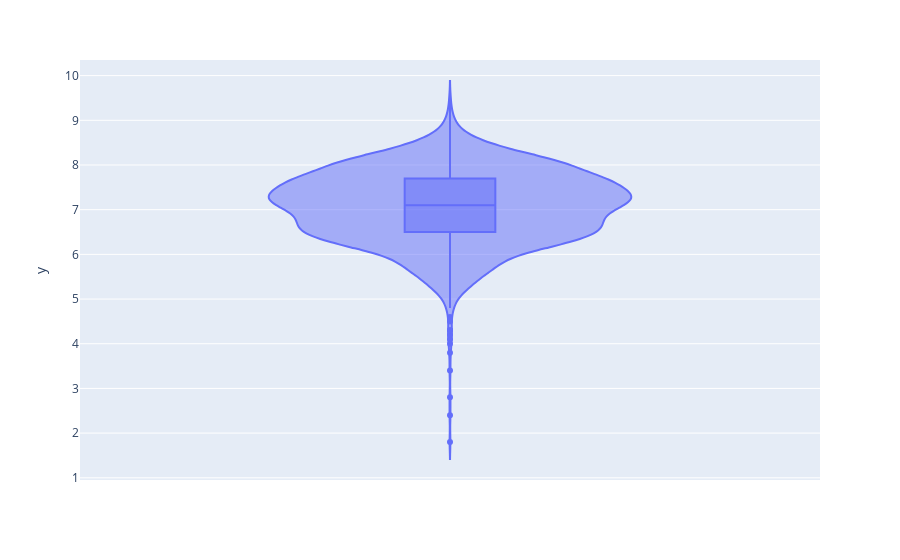

This figure's notebook cell:
### Code cell
import plotly.express as px

df4 = data["runtime"]
fig = px.violin(df4, y=data["IMDb_rating"],box=True)
fig.show()

### Figure 1 — Plotly figure (JSON) as saved in the notebook; plotly's stock layout.template omitted (floating-point values rounded to 4 significant figures; data arrays with more than 128 entries replaced by an {"elided": "..."} marker saying what was removed)
{"data": [{"alignmentgroup": "True", "box": {"visible": true}, "hovertemplate": "y=%{y}<extra></extra>", "legendgroup": "", "marker": {"color": "#636efa"}, "name": "", "offsetgroup": "", "orientation": "v", "scalegroup": "True", "showlegend": false, "type": "violin", "x0": " ", "xaxis": "x", "y": {"elided": "2066 float values"}, "y0": " ", "yaxis": "y"}], "layout": {"legend": {"tracegroupgap": 0}, "margin": {"t": 60}, "violinmode": "group", "xaxis": {"anchor": "y", "domain": [0, 1]}, "yaxis": {"anchor": "x", "domain": [0, 1], "title": {"text": "y"}}}}
